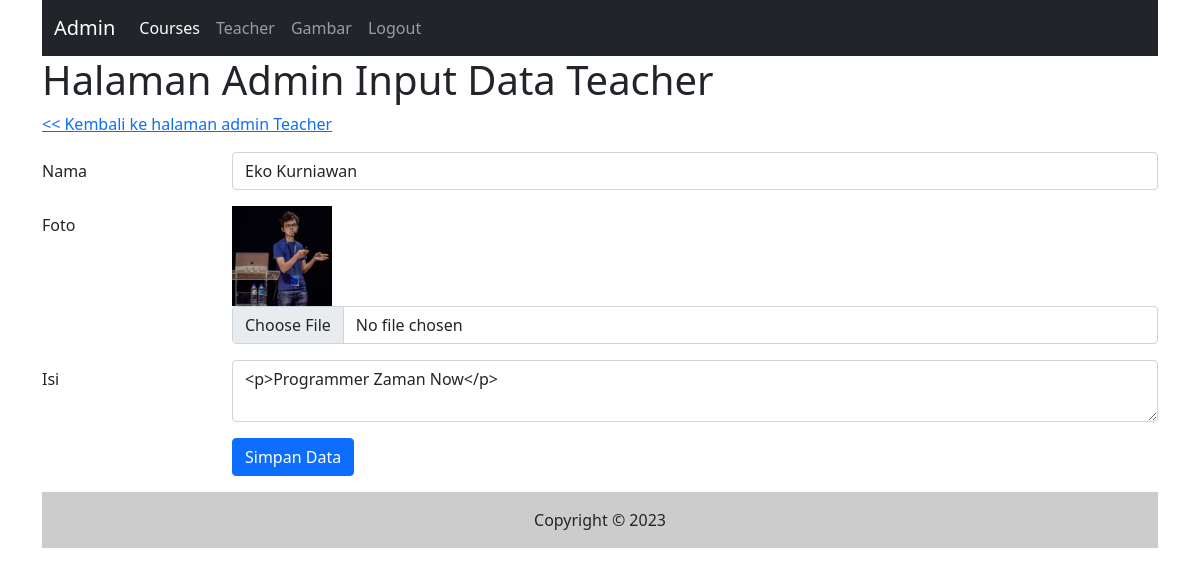
The app's page /admin/input_teacher.php?id=2 (signed in) with its own data.
### tables this page shows
CREATE TABLE `profileteacher` (
  `id` int(11) NOT NULL,
  `nama` varchar(255) NOT NULL,
  `foto` varchar(255) NOT NULL,
  `isi` text NOT NULL,
  `tgl_isi` timestamp NOT NULL DEFAULT current_timestamp()
);

### admin/input_teacher.php (the view, shortened to what this page needs)
<?php include("inc_header.php") ?>
<?php
$nama       = "";
$isi        = "";
$foto       = "";
if (isset($_GET['id'])) {
    $id = $_GET['id'];
} else {
    $id = "";
}
if ($id != "") {
    $sql1   = "select * from profileteacher where id = '$id'";
    $q1     = mysqli_query($koneksi, $sql1);
    $r1     = mysqli_fetch_array($q1);
    $nama   = $r1['nama'];
    $isi    = $r1['isi'];
    $foto   = $r1['foto'];
}
?>
<h1>Halaman Admin Input Data Teacher</h1>
<div class="mb-3 row">
    <a href="teacher.php">
        << Kembali ke halaman admin Teacher</a>
</div>
<form action="" method="post" enctype="multipart/form-data">
    <div class="mb-3 row">
        <label for="nama" class="col-sm-2 col-form-label">Nama</label>
        <div class="col-sm-10">
            <input type="text" class="form-control" id="nama" value="<?php echo $nama ?>" name="nama">
        </div>
    </div>
    <div class="mb-3 row">
        <label for="foto" class="col-sm-2 col-form-label">Foto</label>
        <div class="col-sm-10">
            <?php
            if ($foto) {
                echo "<img src='../gambar/$foto' style='max-height:100px;max-width:100px'/>";
            }
            ?>
            <input type="file" class="form-control" id="foto" name="foto">
        </div>
    </div>
    <div class="mb-3 row">
        <label for="isi" class="col-sm-2 col-form-label">Isi</label>
        <div class="col-sm-10">
            <textarea name="isi" class="form-control" id="summernote"><?php echo $isi ?></textarea>
        </div>
    </div>
    <div class="mb-3 row">
        <div class="col-sm-2"></div>
        <div class="col-sm-10">
            <input type="submit" name="simpan" value="Simpan Data" class="btn btn-primary" />
        </div>
    </div>
</form>
<?php include("inc_footer.php") ?>

### records on screen
profileteacher: nama "Eko Kurniawan", foto (picture), isi "<p>Programmer Zaman Now</p>"
